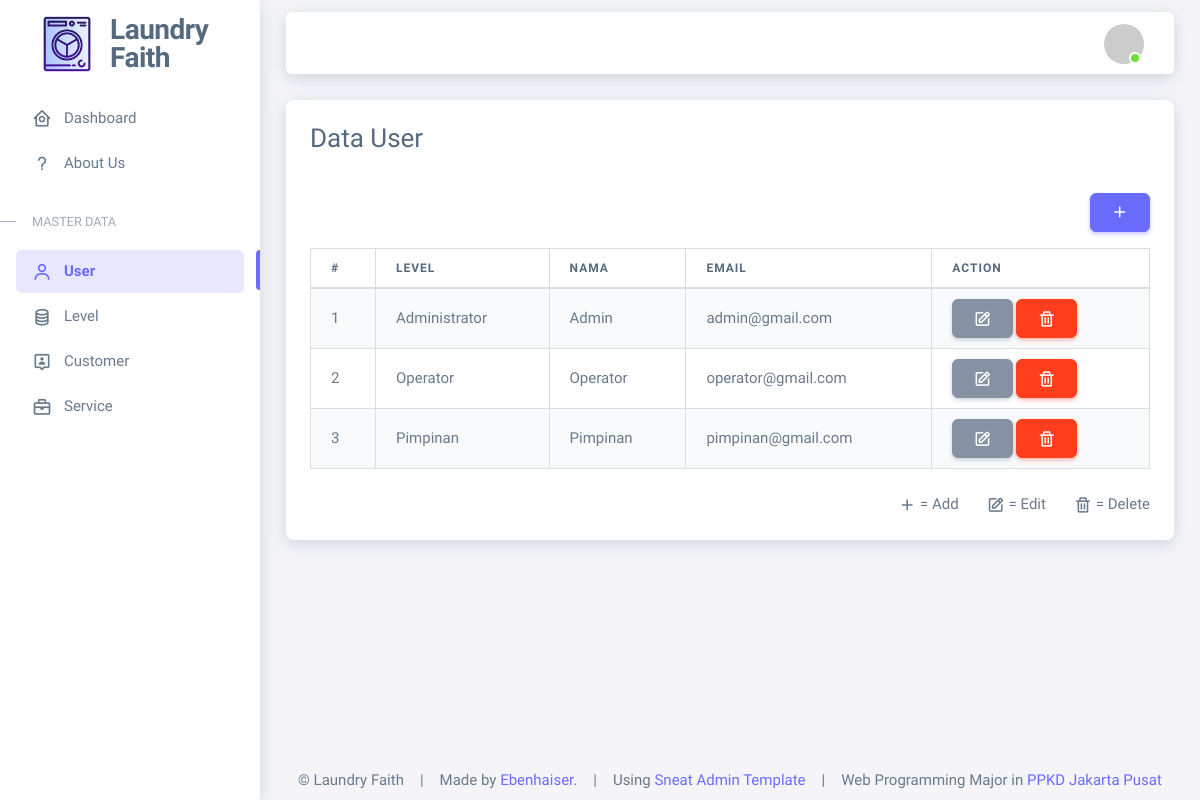
The page /admin/index.php?page=user (signed in) on the database its author committed.
### tables this page shows
CREATE TABLE `user` (
  `id` int(11) NOT NULL,
  `id_level` int(11) NOT NULL,
  `username` varchar(50) NOT NULL,
  `email` varchar(50) NOT NULL,
  `password` varchar(50) NOT NULL,
  `profile_picture` varchar(50) NOT NULL,
  `created_at` timestamp NOT NULL DEFAULT current_timestamp(),
  `updated_at` timestamp NOT NULL DEFAULT current_timestamp() ON UPDATE current_timestamp(),
  `deleted_at` tinyint(1) NOT NULL DEFAULT 0
);

CREATE TABLE `level` (
  `id` int(11) NOT NULL,
  `level_name` varchar(50) NOT NULL,
  `created_at` timestamp NOT NULL DEFAULT current_timestamp(),
  `updated_at` timestamp NOT NULL DEFAULT current_timestamp() ON UPDATE current_timestamp(),
  `deleted_at` tinyint(1) NOT NULL DEFAULT 0
);

### admin/content/user.php (the view, shortened to what this page needs)
<?php
include 'controller/administrator-validation.php';
$queryData = mysqli_query($connection, "SELECT user.id, user.deleted_at, user.username, user.email, level.level_name FROM user LEFT JOIN level ON user.id_level = level.id ORDER BY user.id_level ASC, user.updated_at DESC");
?>
<div class="card shadow">
    <div class="card-header">
        <h3>Data User</h3>
    </div>
    <div class="card-body">
        <div align="right" class="button-action">
            <a href="?page=add-user" class="btn btn-primary"><i class='bx bx-plus'></i></a>
        </div>
        <table class="table table-bordered table-striped table-hover table-responsive mt-3">
            <thead>
                <tr>
                    <th>#</th>
                    <th>Level</th>
                    <th>Nama</th>
                    <th>Email</th>
                    <th>Action</th>
                </tr>
            </thead>
            <tbody>
                <?php
                $no = 1;
                while ($rowData = mysqli_fetch_assoc($queryData)) : ?>
                    <tr>
                        <td><?= $no++ ?></td>
                        <td><?= isset($rowData['level_name']) ? $rowData['level_name'] : '-' ?></td>
                        <td><?= isset($rowData['username']) ? $rowData['username'] : '-' ?></td>
                        <td><?= isset($rowData['email']) ? $rowData['email'] : '-' ?></td>
                        <td>
                            <a href="?page=add-user&edit=<?php echo $rowData['id'] ?>">
                                <button class="btn btn-secondary">
                                    <i class="tf-icon bx bx-edit bx-22px"></i>
                                </button>
                            </a>
                            <a onclick="return confirm ('Apakah anda yakin akan menghapus data ini?')"
                                href="?page=add-user&delete=<?php echo $rowData['id'] ?>">
                                <button class="btn btn-danger">
                                    <i class="tf-icon bx bx-trash bx-22px"></i>
                                </button>
                            </a>
                        </td>
                    </tr>
                <?php endwhile;
                ?>
            </tbody>
        </table>
        <div class="mt-4" align="right">
            <span class="me-4"><i class="bx bx-plus"></i> = Add</span>
            <span class="me-4"><i class="bx bx-edit"></i> = Edit</span>
            <span><i class="bx bx-trash"></i> = Delete</span>
        </div>
    </div>
</div>

### rows shown on the page
user: id_level.level_name "Administrator", username "Admin", email "admin@gmail.com"
user: id_level.level_name "Operator", username "Operator", email "operator@gmail.com"
user: id_level.level_name "Pimpinan", username "Pimpinan", email "pimpinan@gmail.com"
